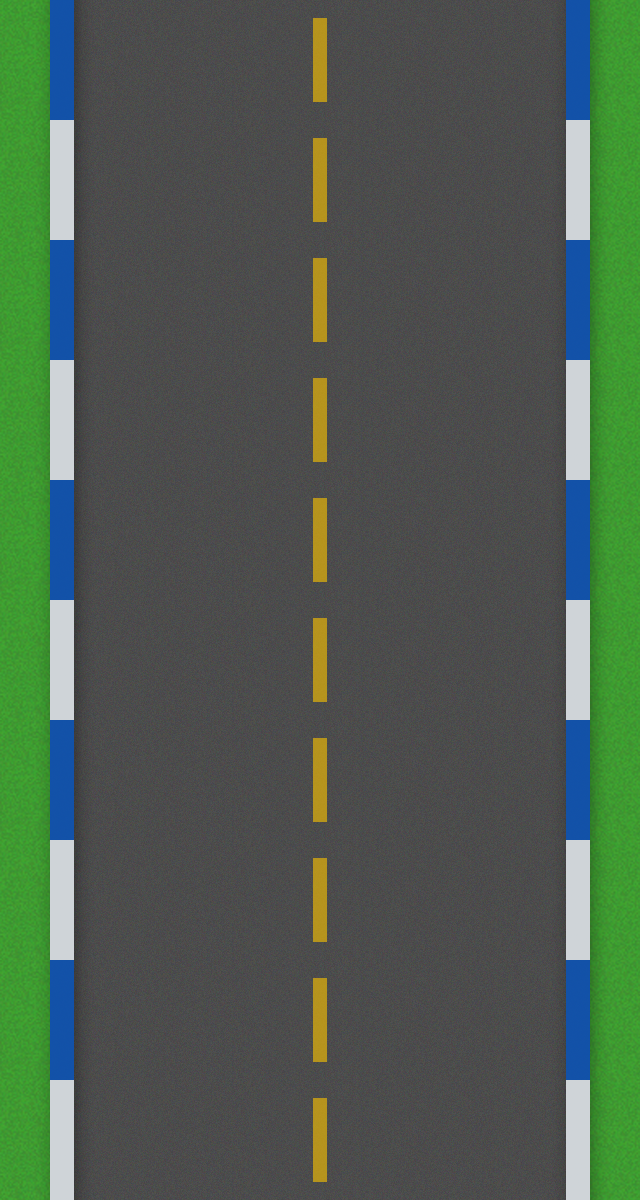

A level layout from a 2D game, rendered from its tile map. Below: a short description, then the map file with its tile-grid data intact:
An orthogonal 1x5 tile map with 640x240 px tiles, 1 tile layer (TileLayer).

<map version="1.0" orientation="orthogonal" renderorder="left-up" width="1" height="5" tilewidth="640" tileheight="240">
 <tileset firstgid="1" name="road_part" tilewidth="640" tileheight="240">
  <image source="PlayBG.png" width="640" height="240" />
 </tileset>
 <layer name="TileLayer" width="1" height="5">
  <data encoding="csv">
1,
1,
1,
1,
1
</data>
 </layer>
</map>